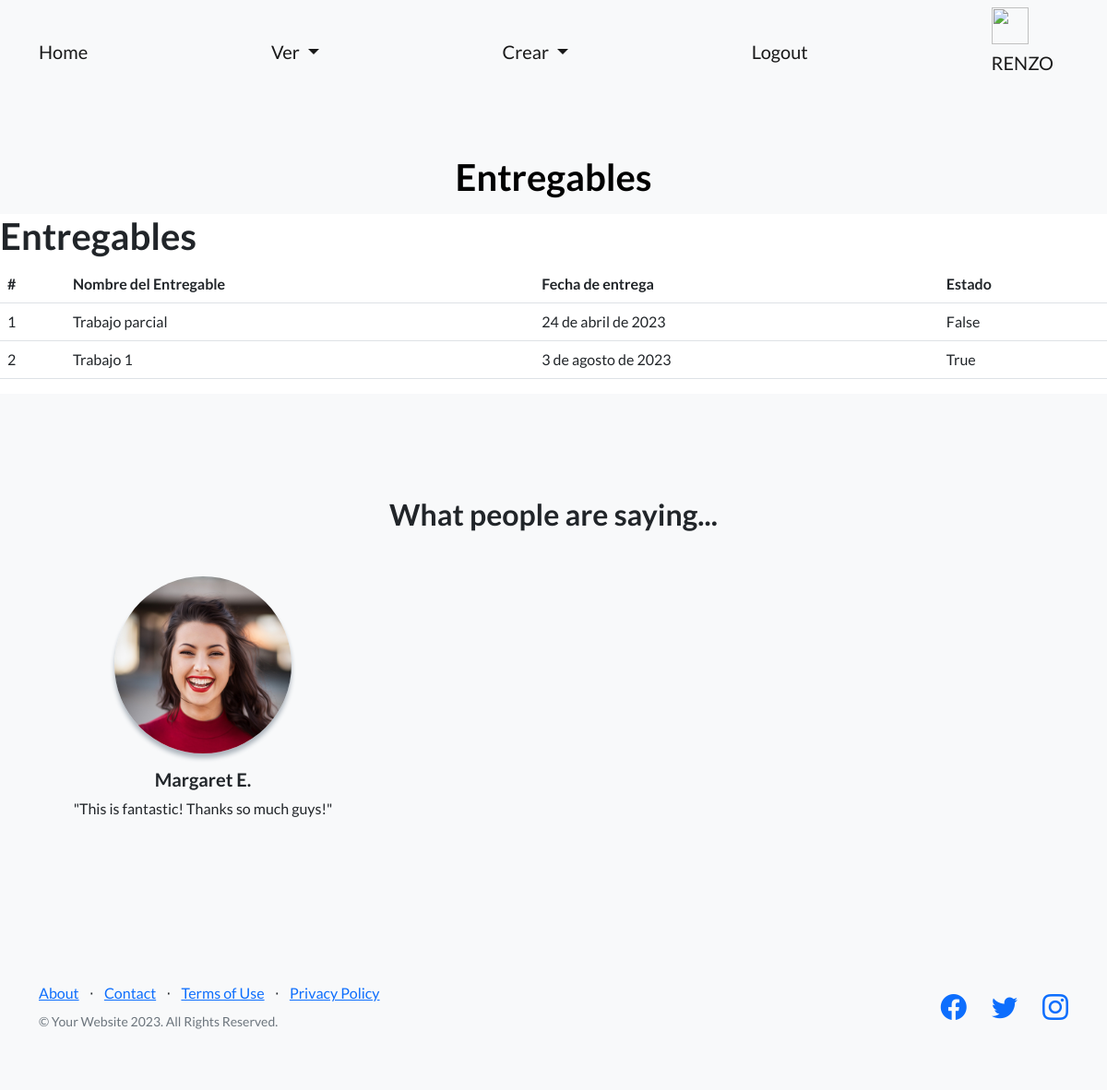
Page /aplicacion/entregables/ (signed in) on the committed database.
### appcoder/models.py (models this page shows, shortened)
class Entregable(models.Model):
    nombre = models.CharField(max_length=50)
    fechaEntrega = models.DateField()
    entregado = models.BooleanField()

### appcoder/views.py (the view)
# urls.py: path('entregables/', entregables, name="entregables"),
@login_required
def entregables(request):
    ctx={"entregables": Entregable.objects.all()}
    return render(request,"appcoder/entregables.html", ctx)

### appcoder/templates/appcoder/entregables.html (shortened to what this page needs)
{% extends 'appcoder/base.html' %}
{% load static %}
{% block cabecera %}
    Entregables
{% endblock cabecera %}
{% block contenido %}
    <h1>Entregables</h1>
    <table class="table">
        <thead>
            <tr>
                <th>#</th>
                <th>Nombre del Entregable</th>
                <th>Fecha de entrega</th>
                <th>Estado</th>
            </tr>
        </thead>
        <tbody>
        {% for entregable in entregables%}
        <tr>
            <td>{{entregable.id}}</td>
            <td>{{entregable.nombre}}</td>
            <td>{{entregable.fechaEntrega}}</td>
            <td>{{entregable.entregado}}</td>
        </tr>
        {%endfor%}
        </tbody>
    </table>
{% endblock contenido %}

### appcoder/templates/appcoder/base.html (shortened to what this page needs)
{% load static %}
<!DOCTYPE html>
<html lang="en">
    <head>
        <link href="https://cdn.jsdelivr.net/npm/bootstrap-icons@1.5.0/font/bootstrap-icons.css" rel="stylesheet" type="text/css" />
        <link href="{% static 'appcoder/css/styles.css' %}" rel="stylesheet" />
    </head>
    <body>
        <nav class="navbar navbar-light bg-light static-top">
            <div class="container">
                <a class="navbar-brand" href="{% url 'inicio' %}">Home</a>
                {% if user.is_authenticated %}
                <div class="nav-item dropdown">
                <a class="nav-link dropdown-toggle navbar-brand"id="navbarDropdownMenuLink" data-toggle="dropdown" aria-haspopup="true" aria-expanded="false">
                Ver
                </a>
                </div>
                <div class="nav-item dropdown">
                <a class="nav-link dropdown-toggle navbar-brand" id="navbarDropdownMenuLink" data-toggle="dropdown" aria-haspopup="true" aria-expanded="false">
                Crear
                </a>
                </div>
                <a class="navbar-brand" href="{% url 'logout' %}">Logout</a>
                <div>
                    <img src="{{ request.session.avatar }}" height="40px" width="40px"/>
                    <p class="navbar-brand"> {{user.username | upper}} </p>
                </div>
                {% else %}
                <a class="navbar-brand" href="{% url 'login' %}">Login</a>
                {% endif %}
            </div>
        </nav>
        <head class="bg-light">
        <div class="p-2 text-center text-black bg-light">
            <h1 class="mt-5">
                {% block cabecera %}{% endblock cabecera %}
            </h1>
        </div>
        </head>
        {% block contenido%}
        {% endblock contenido %}
        <section class="testimonials text-center bg-light">
            <div class="container">
                <h2 class="mb-5">What people are saying...</h2>
                <div class="row">
                    <div class="col-lg-4">
                        <div class="testimonial-item mx-auto mb-5 mb-lg-0">
                            <img class="img-fluid rounded-circle mb-3" src="{% static 'appcoder/assets/img/testimonials-1.jpg' %}" alt="..." />
                            <h5>Margaret E.</h5>
                            <p class="font-weight-light mb-0">"This is fantastic! Thanks so much guys!"</p>
                        </div>
                    </div>
                </div>
            </div>
        </section>
        <footer class="footer bg-light">
            <div class="container">
                <div class="row">
                    <div class="col-lg-6 h-100 text-center text-lg-start my-auto">
                        <ul class="list-inline mb-2">
                            <li class="list-inline-item"><a href="#!">About</a></li>
                            <li class="list-inline-item">⋅</li>
                            <li class="list-inline-item"><a href="#!">Contact</a></li>
                            <li class="list-inline-item">⋅</li>
                            <li class="list-inline-item"><a href="#!">Terms of Use</a></li>
                            <li class="list-inline-item">⋅</li>
                            <li class="list-inline-item"><a href="#!">Privacy Policy</a></li>
                        </ul>
                        <p class="text-muted small mb-4 mb-lg-0">&copy; Your Website 2023. All Rights Reserved.</p>
                    </div>
                    <div class="col-lg-6 h-100 text-center text-lg-end my-auto">
                        <ul class="list-inline mb-0">
                            <li class="list-inline-item me-4">
                                <a href="#!"><i class="bi-facebook fs-3"></i></a>
                            </li>
                            <li class="list-inline-item me-4">
                                <a href="#!"><i class="bi-twitter fs-3"></i></a>
                            </li>
                            <li class="list-inline-item">
                                <a href="#!"><i class="bi-instagram fs-3"></i></a>
                            </li>
                        </ul>
                    </div>
                </div>
            </div>
        </footer>
    </body>
</html>

### rows in the picture
Entregable: id "1", nombre "Trabajo parcial", fechaEntrega "24 de abril de 2023", entregado "False"
Entregable: id "2", nombre "Trabajo 1", fechaEntrega "3 de agosto de 2023", entregado "True"

### other values in the picture
{{ user.username | upper }} "RENZO"
